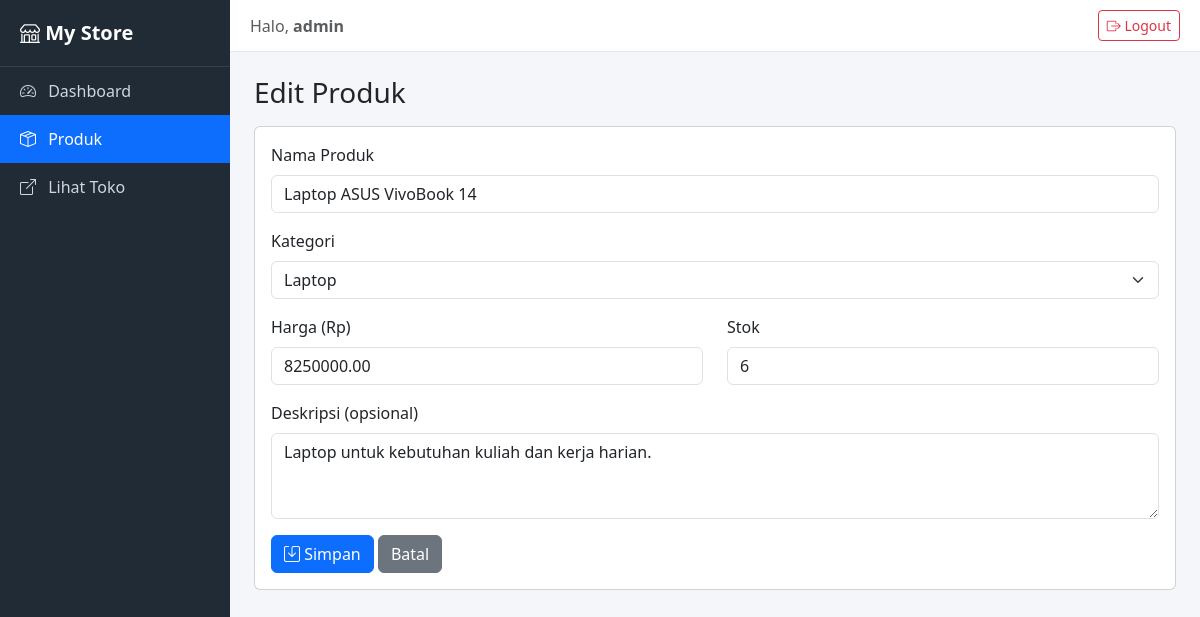
/admin/products/edit?id=2 (signed in), run on the app's committed database.
### tables this page shows
CREATE TABLE products (
  id INT AUTO_INCREMENT PRIMARY KEY,
  name VARCHAR(100) NOT NULL,
  category_id INT NULL,
  price DECIMAL(15,2) NOT NULL DEFAULT 0,
  stock INT NOT NULL DEFAULT 0,
  description TEXT NULL,
  created_at TIMESTAMP DEFAULT CURRENT_TIMESTAMP,
  CONSTRAINT fk_products_category FOREIGN KEY (category_id) REFERENCES categories(id) ON DELETE SET NULL
);

CREATE TABLE categories (
  id INT AUTO_INCREMENT PRIMARY KEY,
  name VARCHAR(100) NOT NULL
);

### app/helpers/helpers.php (called while the page is built, shortened)
<?php
function db(): PDO
{
    static $pdo = null;
    if ($pdo === null) {
        $c = require BASE_PATH . '/config/database.php';
        $dsn = "mysql:host={$c['host']};dbname={$c['dbname']};charset={$c['charset']}";
        $pdo = new PDO($dsn, $c['user'], $c['pass'], [
            PDO::ATTR_ERRMODE            => PDO::ERRMODE_EXCEPTION,
            PDO::ATTR_DEFAULT_FETCH_MODE => PDO::FETCH_ASSOC,
        ]);
    }
    return $pdo;
}
function e($v): string
{
    return htmlspecialchars((string) $v, ENT_QUOTES, 'UTF-8');
}
function render(string $page, array $data = [], string $layout = 'main'): void
{
    extract($data);
    require VIEW_PATH . "/pages/$page.php";
}

### app/controllers/AdminProductController.php (called while the page is built, shortened)
<?php
require_once __DIR__ . '/../models/Product.php';
class AdminProductController
{
    private Product $products;
    private Category $categories;
    public function __construct()
    {
        $this->products   = new Product(db());
        $this->categories = new Category(db());
    }
    public function edit(): void
    {
        $product = $this->findOr404((int) ($_GET['id'] ?? 0));
        $this->form('Edit Produk', '/admin/products/update', $product, []);
    }
    private function form(string $heading, string $action, array $product, array $errors): void
    {
        render('admin/products/form', [
            'title'      => $heading . ' - Admin',
            'heading'    => $heading,
            'action'     => $action,
            'product'    => $product,
            'errors'     => $errors,
            'categories' => $this->categories->all(),
        ], 'admin');
    }
    private function findOr404(int $id): array
    {
        $product = $id > 0 ? $this->products->find($id) : false;
        return $product;
    }
}

### public/index.php (called while the page is built, shortened)
<?php
require_once __DIR__ . '/../app/helpers/helpers.php';
require_once __DIR__ . '/../app/controllers/ProductController.php';
require_once __DIR__ . '/../app/controllers/AdminProductController.php';
$method = $_SERVER['REQUEST_METHOD'];
$uri    = rtrim(parse_url($_SERVER['REQUEST_URI'], PHP_URL_PATH), '/') ?: '/';
$routes = [
    'GET /'                       => ['HomeController', 'index'],
    'GET /products'               => ['ProductController', 'index'],
    'GET /login'                  => ['AuthController', 'showLogin'],
    'POST /login'                 => ['AuthController', 'login'],
    'GET /logout'                 => ['AuthController', 'logout'],
    'POST /logout'                => ['AuthController', 'logout'],
    'GET /admin'                  => ['AdminController', 'dashboard'],
    'GET /admin/products'         => ['AdminProductController', 'index'],
    'GET /admin/products/create'  => ['AdminProductController', 'create'],
    'POST /admin/products/store'  => ['AdminProductController', 'store'],
    'GET /admin/products/edit'    => ['AdminProductController', 'edit'],
    'POST /admin/products/update' => ['AdminProductController', 'update'],
    'POST /admin/products/delete' => ['AdminProductController', 'destroy'],
];
$key = "$method $uri";
[$class, $action] = $routes[$key];
(new $class())->$action();

### app/models/Product.php (called while the page is built, shortened)
<?php
class Product
{
    private PDO $db;
    public function __construct(PDO $db)
    {
        $this->db = $db;
    }
    public function find(int $id)
    {
        $stmt = $this->db->prepare("SELECT * FROM products WHERE id = ?");
        $stmt->execute([$id]);
        return $stmt->fetch();
    }
}

### app/models/Category.php (called while the page is built, shortened)
<?php
class Category
{
    private PDO $db;
    public function __construct(PDO $db)
    {
        $this->db = $db;
    }
    public function all(): array
    {
        return $this->db->query("SELECT * FROM categories ORDER BY name")->fetchAll();
    }
}

### views/pages/admin/products/form.php (the view, shortened to what this page needs)
<h3 class="mb-3"><?= e($heading) ?></h3>
<div class="card">
    <div class="card-body">
        <form method="POST" action="<?= e($action) ?>" novalidate>
            <div class="mb-3">
                <label class="form-label" for="name">Nama Produk</label>
                <input type="text" id="name" name="name" maxlength="100"
                       class="form-control <?= isset($errors['name']) ? 'is-invalid' : '' ?>"
                       value="<?= e($product['name']) ?>">
            </div>
            <div class="mb-3">
                <label class="form-label" for="category_id">Kategori</label>
                <select id="category_id" name="category_id"
                        class="form-select <?= isset($errors['category_id']) ? 'is-invalid' : '' ?>">
                    <?php foreach ($categories as $c): ?>
                        <option value="<?= (int) $c['id'] ?>" <?= (string) $product['category_id'] === (string) $c['id'] ? 'selected' : '' ?>>
                            <?= e($c['name']) ?>
                        </option>
                    <?php endforeach; ?>
                </select>
            </div>
            <div class="row">
                <div class="col-md-6 mb-3">
                    <label class="form-label" for="price">Harga (Rp)</label>
                    <input type="number" id="price" name="price" min="0" step="1"
                           class="form-control <?= isset($errors['price']) ? 'is-invalid' : '' ?>"
                           value="<?= e($product['price']) ?>">
                </div>
                <div class="col-md-6 mb-3">
                    <label class="form-label" for="stock">Stok</label>
                    <input type="number" id="stock" name="stock" min="0" step="1"
                           class="form-control <?= isset($errors['stock']) ? 'is-invalid' : '' ?>"
                           value="<?= e($product['stock']) ?>">
                </div>
            </div>
            <div class="mb-3">
                <label class="form-label" for="description">Deskripsi (opsional)</label>
                <textarea id="description" name="description" rows="3" class="form-control"><?= e($product['description'] ?? '') ?></textarea>
            </div>
            <button type="submit" class="btn btn-primary"><i class="bi bi-save"></i> Simpan</button>
            <a href="/admin/products" class="btn btn-secondary">Batal</a>
        </form>
    </div>
</div>

### public/css/admin.css (style rules this page uses)
body { background: #f4f6f9; }

### data on the page
products: name "Laptop ASUS VivoBook 14", category_id "Laptop", price "8250000.00", stock "6", description "Laptop untuk kebutuhan kuliah dan kerja harian."

### other printed values
$_SESSION['username'] "admin"
$heading "Edit Produk"
